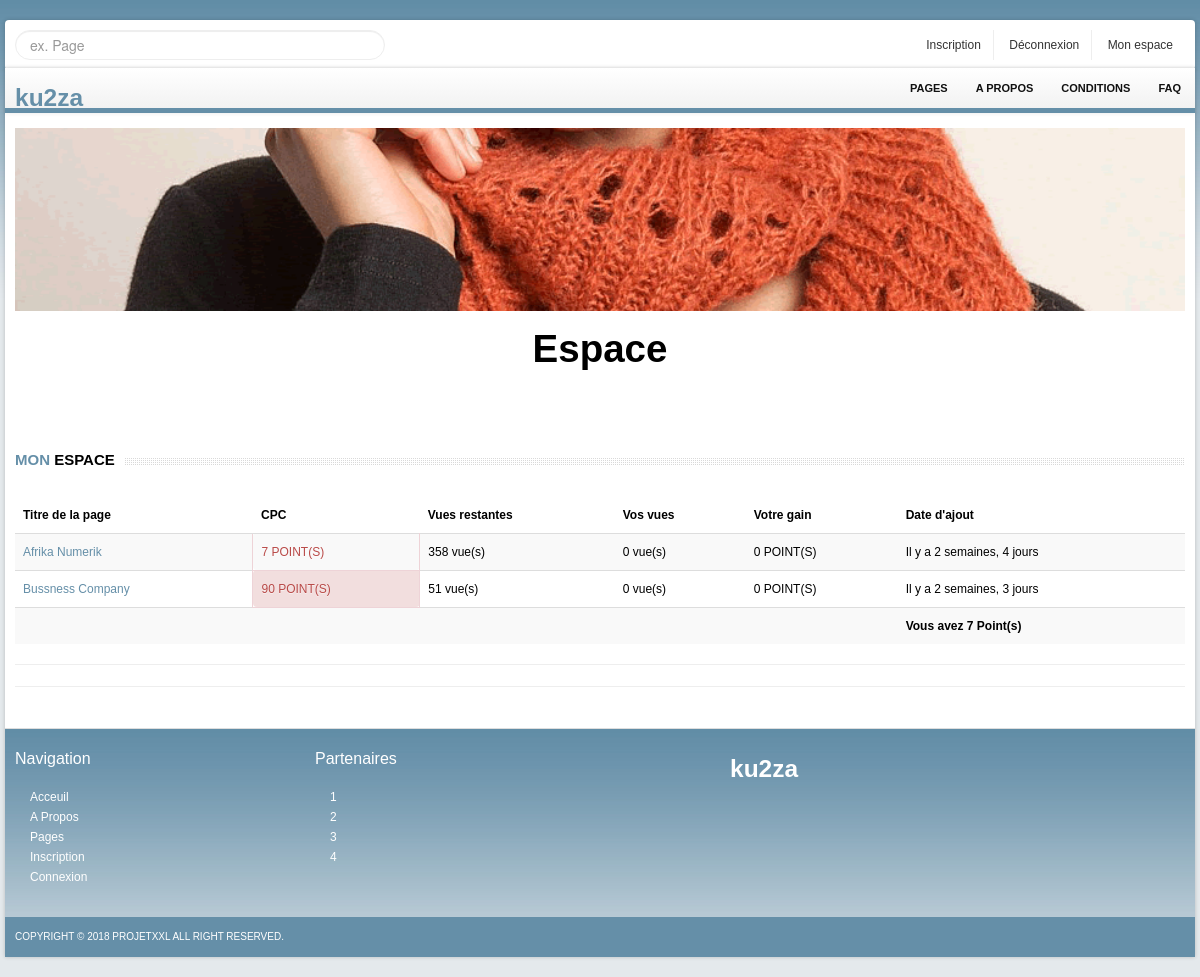
Page /index.php?p=espace&i=c4ca4238a0b923820dcc509a6f75849b (signed in) on the committed database.
### tables this page shows
CREATE TABLE `kna_page` (
  `id` int(20) NOT NULL,
  `id_annonceur` int(20) NOT NULL,
  `titre` varchar(50) NOT NULL,
  `description` text NOT NULL,
  `date_debut` datetime NOT NULL,
  `date_fin` datetime NOT NULL,
  `prix_page` int(11) NOT NULL,
  `nb_max` int(11) NOT NULL,
  `nb_vues` int(11) NOT NULL,
  `nb_share` int(11) NOT NULL,
  `breaked` tinyint(1) NOT NULL DEFAULT '0',
  `created_at` datetime NOT NULL
);

CREATE TABLE `kna_espace` (
  `id` int(11) NOT NULL,
  `id_page` text NOT NULL,
  `id_membre` int(11) NOT NULL,
  `nb_vue` int(11) NOT NULL DEFAULT '0',
  `som_page` double NOT NULL DEFAULT '0',
  `breaked` tinyint(1) NOT NULL DEFAULT '0',
  `created_at` datetime NOT NULL
);

CREATE TABLE `kna_compte` (
  `id` int(11) NOT NULL,
  `id_membre` int(11) NOT NULL,
  `somme` int(11) NOT NULL DEFAULT '0',
  `breaked` tinyint(1) NOT NULL DEFAULT '0',
  `created_at` date NOT NULL
);

### controls/banniere.php (called while the page is built)
<?php
require_once ('views/banniere.view.php');

### config/config.php (called while the page is built, shortened)
<?php
class Config
{
    static function getConnexion() {
        try {
            $Bdd = new PDO(DB_DNS, DB_USER, DB_PASSWORD,array(PDO::ATTR_ERRMODE => PDO::ERRMODE_WARNING));
        } catch(Exception $e) {
            die('Error : '.$e->getMessage());
        }
        return $Bdd;
    }
}

### modals/include.dao.php (called while the page is built, shortened)
<?php
require_once ('config/config.php');
class includeDao
{
    private $Bdd;
    public function __construct()
    {
        $this->Bdd = Config::getConnexion();
    }
    public function getSomCompte($id_membre){
        try
        {
            $request=$this->Bdd->prepare('SELECT somme FROM kna_compte WHERE md5(id_membre)=? and breaked=0');
            $request->execute(array($id_membre));
            $somme=$request->fetch(PDO::FETCH_OBJ);
            return $somme;
        }
        catch(Exception $e){
            die('Erreur : '.$e->getMessage());
        }
    }
    public function getEspace($id_membre){
        try
        {
            $request=$this->Bdd->prepare('SELECT * FROM kna_page kp
                                          INNER JOIN kna_espace ke
                                          WHERE md5(kp.id)= ke.id_page AND md5(ke.id_membre)=? AND ke.breaked=0');
            $request->execute(array($id_membre));
            $results=$request->fetchAll(PDO::FETCH_OBJ);
            return $results;
        }
        catch(Exception $e){
            die('Erreur : '.$e->getMessage());
        }
    }
    public function Date($datetime)
    {
        $now = time();
        $created = strtotime($datetime);
        $diff = $now - $created;
        $m = ($diff) / (60);
        $h = ($diff) / (60 * 60);
        $j = ($diff) / (60 * 60 * 24);
        $s = ($diff) / (60 * 60 * 24 * 7);
        if ($diff < 60) {
            return 'Il y a ' . $diff . ' secondes';
        } elseif ($m < 60) {
            $minute = (floor($m) == 1) ? 'minute' : 'minutes';
            return 'Il y a ' . floor($m) . ' ' . $minute;
        } elseif ($s < 5) {
            $semaine = (floor($s) <= 1) ? 'semaine' : 'semaines';
            $dateFormated = 'Il y a ' . floor($s) . ' ' . $semaine;
            if (floor($j - (floor($s)) * 7) != 0) {
                $jour = (floor($j) <= 1) ? 'jour' : 'jours';
                $dateFormated .= ', ' . floor($j - (floor($s)) * 7) . ' ' . $jour;
            }
            return $dateFormated;
        } else {
            return strftime("%d %B %Y à %H:%M", $created);
        }
    }
}

### views/espace.view.php (the view)
<section class="header_text sub">
    <?php require_once ('controls/banniere.php');?>
    <h1><span>Espace</span></h1>
</section>
<section class="main-content">
    <div class="row">
        <div class="span12">
            <h4 class="title"><span class="text"><strong>Mon</strong> Espace</span></h4>
            <?php if(sizeof($allPages)==0): ?>
                <div>
                    <h4 style="text-align: center; color: red;">Vous n'avez aucune page dans votre espace, vous avez 0 point.</h4>
                </div>
            <?php else:?>
            <table class="table table-striped">
                <thead>
                <tr>
                    <th>Titre de  la page</th>
                    <th>CPC</th>
                    <th>Vues restantes</th>
                    <th>Vos vues</th>
                    <th>Votre gain</th>
                    <th>Date d'ajout</th>
                </tr>
                </thead>
                <tbody>
                <?php foreach ($allPages as $page):;?>
                    <tr>
                        <td><a href="index.php?p=unit&r=<?php echo $page->id_page;?>&i=<?php echo $i;?>"><?php echo $page->titre;?></a></td>
                        <td class="alert alert-danger"><?php echo $page->prix_page .' POINT(S)';?></td>
                        <td><?php echo $page->nb_max-$page->nb_vues;?> vue(s)</td>
                        <td><?php echo $page->nb_vue;?> vue(s)</td>
                        <td><?php echo $page->som_page;?> POINT(S)</td>
                        <td><?php echo $includeDao->Date($page->created_at);?></td>
                    </tr>
                <?php endforeach;?>
                <tr>
                    <td>&nbsp;</td>
                    <td>&nbsp;</td>
                    <td>&nbsp;</td>
                    <td>&nbsp;</td>
                    <td>&nbsp;</td>
                    <td><strong><?php echo 'Vous avez '. $somme->somme .' Point(s)';?></strong></td>
                </tr>
                </tbody>
            </table>
            <?php endif;?>
            <hr>
            <hr/>
        </div>
    </div>
</section>

### partials/header.php (shortened to what this page needs)
<!DOCTYPE html>
<html lang="en">
<head>
    <link href="assets/bootstrap/css/bootstrap.min.css" rel="stylesheet">
    <link href="assets/bootstrap/css/bootstrap-responsive.min.css" rel="stylesheet">
    <link href="assets/themes/css/bootstrappage.css" rel="stylesheet"/>
    <link href="assets/themes/css/flexslider.css" rel="stylesheet"/>
    <link href="assets/themes/css/font-awesome.min.css" rel="stylesheet"/>
    <link href="assets/themes/css/main.css" rel="stylesheet"/>
    <link href="assets/themes/css/jquery.fancybox.css" rel="stylesheet"/>
</head>
<body>
        <div id="top-bar" class="container">
            <div class="row">
                <div class="span4">
                    <form method="POST" class="search_form">
                        <input type="text" class="input-block-level search-query" Placeholder="ex. Page">
                    </form>
                </div>
                <div class="span8">
                    <div class="account pull-right">
                        <ul class="user-menu">
                            <li><a href="index.php?p=register">Inscription</a></li>
                            <?php if(isset($_SESSION['kna_pseudo'],$_SESSION['kna_id']) && !empty($_SESSION['kna_pseudo']) && !empty($_SESSION['kna_id'])):?>
                                <li><a href="index.php?p=logout">Déconnexion</a></li>
                                <li><a href="index.php?p=espace&i=<?php echo md5($_SESSION['kna_id']);?>">Mon espace</a></li>
                            <?php else:?>
                                <li><a href="index.php?p=register">Connexion</a></li>
                            <?php endif;?>
                        </ul>
                    </div>
                </div>
            </div>
        </div>
        <div id="wrapper" class="container">
            <section class="navbar main-menu">
                <div class="navbar-inner main-menu">
                    <a href="index.php" class="logo pull-left"> <H3>ku2za</H3></a>
                    <nav id="menu" class="pull-right">
                        <ul>
                            <li>
                                <a href="index.php?p=pages">Pages</a>
                            </li>
                            <li><a href="index.php?p=apropos">A Propos</a></li>
                            <li><a href="index.php?p=conditions">conditions</a></li>
                            <li><a href="index.php?p=faq">faq</a></li>
                        </ul>
                    </nav>
                </div>
            </section>

### index.php (shortened to what this page needs)
<?php
include_once ('partials/header.php');
if (isset($_GET['p'])){
    $page = 'controls/'.$_GET['p'].'.php';
    if(file_exists($page)) {
            include_once($page);
    }else{
        header('Location:index.php?p=error&ms=404');
    }
}
else{
    $page = 'controls/main.php';
    include_once($page);
}
include_once ('partials/footer.php');

### controls/espace.php (shortened to what this page needs)
<?php
if(isset($_SESSION,$_GET) && sizeof($_SESSION>0) && isset($_SESSION['kna_pseudo'],$_SESSION['kna_id'])
    && !empty($_SESSION['kna_pseudo']) && !empty($_SESSION['kna_id']) && !empty($_GET['i'])) {
    require_once ('modals/include.dao.php');
    $includeDao=new includeDao();
    extract($_GET);
    extract($_SESSION);
    if($i==md5($kna_id)){
        $allPages=$includeDao->getEspace($i);
        $somme=$includeDao->getSomCompte($i);
        require_once ('views/espace.view.php');
    }
    else{
        header('Location:index.php?p=error&ms=403');
    }
}
else{
    echo '<script language="Javascript">
           <!--
                 document.location.replace("index.php");
           // -->
     </script>';
}

### views/banniere.view.php
<img class="pageBanner" src="contents/bannieres/pageBanner.png" alt="banniere" >

### partials/footer.php (shortened to what this page needs)
        <section id="footer-bar">
            <div class="row">
                <div class="span3">
                    <h4>Navigation</h4>
                    <ul class="nav">
                        <li><a href="./index.php">Acceuil</a></li>
                        <li><a href="./index.php?p=apropos">A Propos</a></li>
                        <li><a href="./index.php?p=pages">Pages</a></li>
                        <li><a href="./index.php?p=register">Inscription</a></li>
                        <li><a href="./index.php?p=register">Connexion</a></li>
                 </ul>
                </div>
                <div class="span4">
                    <h4>Partenaires</h4>
                    <ul class="nav">
                        <li><a href="#">1</a></li>
                        <li><a href="#">2</a></li>
                        <li><a href="#">3</a></li>
                        <li><a href="#">4</a></li>
                    </ul>
                </div>
                <div class="span5">
                    <a href="index.php" class="logo pull-left"> <H3>ku2za</H3></a>
                        <span class="social_icons">
							<a class="facebook" href="#">Facebook</a>
							<a class="twitter" href="#">Twitter</a>
							<a class="skype" href="#">Skype</a>
							<a class="vimeo" href="#">Vimeo</a>
						</span>
            </div>
             </div>
            </section>
            <section id="copyright">
                <span>Copyright &copy; <script>document.write(new Date().getFullYear());</script> PROJETXXL  All right reserved.</span>
            </section>
         </div>
    </body>
</html>

### assets/themes/css/main.css (style rules this page uses)
body { background:url(../images/bg2.jpg) repeat-x #e4e9ec top; padding:0; font-family:Arial, Helvetica, sans-serif; font-size:12px; margin:0px auto auto auto; color:#000; }
label, input, button, select, textarea { font-size: 12px; }
ul li a,a { color:#333; outline:0; -webkit-transition: all 0.2s linear; -moz-transition: all 0.2s linear; -o-transition: all 0.2s linear; -ms-transition: all 0.2s linear; transition: all 0.2s linear; }
a { color:#658FA8; }
#wrapper,#top-bar { background: #fff; margin: 20px auto 20px auto; box-shadow: 0px 0px 4px 0px rgba(0, 0, 0, 0.2); -moz-box-shadow: 0px 0px 4px 0px rgba(0, 0, 0, 0.2); -webkit-box-shadow: 0px 0px 4px 0px rgba(0, 0, 0, 0.2); padding:0px 10px; }
section.homepage-slider, section.navbar, section.google_map, section#footer-bar, section#copyright { margin-left: -10px; margin-right: -10px; }
section.header_text { text-align:center; padding:15px 0 20px 0; font-size:16px; line-height:30px; border-bottom:1px solid #fff; }
section.header_text.sub { font-size:14px; margin-bottom:40px; }
#top-bar { background-color:#fff; padding:10px; margin: 20px auto -22px auto; -webkit-border-radius: 4px; -moz-border-radius: 4px; border-radius: 4px; }
#top-bar .user-menu { margin: 0; padding: 0; list-style: none; }
#top-bar .user-menu li { display: inline-block; *display: inline; zoom: 1; border-right: 1px solid #eee; padding: 5px 12px; }
#top-bar .user-menu li:last-child { border-right:0; }
section#footer-bar, section#copyright { padding:10px 10px; }
section#footer-bar { margin-top:20px; padding-top:10px; background:url(../images/bg2.jpg) repeat-x; border-top:1px solid #ddd; color:#777; }
section#footer-bar a { text-indent:15px; color:#fff; }
section#footer-bar h4 { padding: 0; font-size: 16px; color: #fff; font-weight:normal; margin: 10px 0 18px; }
section#footer-bar .social_icons a { display: block; float: left; width: 29px; height: 28px; text-indent: -9999px; background-repeat: no-repeat; margin-right: 10px; -webkit-transition: all 0.4s; -moz-transition: all 0.4s; -o-transition: all 0.4s; -ms-transition: all 0.4s; transition: all 0.4s; }
section#footer-bar .social_icons a.twitter { background-position: -38px 0; }
section#footer-bar .social_icons a.skype { background-position: -76px 0; }
section#footer-bar .social_icons a.vimeo { background-position: -115px 0; }
section#copyright { background-color:#658FA8; color:#fff; font-size:10px; text-transform:uppercase; }
section.navbar { margin-bottom:0; }
.navbar-inner.main-menu { height: 40px; padding-left:10px; padding-right:0; border-right: 0; border-left: 0; border-top: 0; border-bottom:5px solid #658FA8; -webkit-border-radius: 0; -moz-border-radius: 0; border-radius: 0; filter: none; }
.navbar-inner.main-menu a.logo { position:absolute; }
#menu > ul { display: block; margin-left:0; }
#menu > ul > li { list-style: none; float: left; position: relative; margin-right: 0px; }
#menu > ul > li > a { font-size: 11px; color: #111; display: block; text-transform: uppercase; font-weight: bold; text-align: center; padding: 10px 14px; }
h4.title { background: url(../images/line_bar.png) 0 8px repeat-x; padding-bottom:5px; margin-bottom:15px; overflow:hidden; text-transform:uppercase; font-size:15px; min-height:27px; width:100%; }
h4.title strong { color:#658FA8; }
h4.title span.text { background-color:#fff; padding-right:10px; }
.search_form { margin-bottom:0; }
.search_form input { color:#000; text-shadow:none; padding-right:25px; border:1px solid #eee; }
._toggleMenu a { color:#fff; text-indent:10px; padding:5px 0; display:block; width:100%; }
._toggleMenu ul > li { text-transform:uppercase; }

### rows in the picture
kna_page: titre "Afrika Numerik", prix_page "7", $page->nb_max-$page->nb_vues "358", kna_espace.nb_vue "0", kna_espace.som_page "0", kna_espace.created_at "Il y a 2 semaines, 4 jours"
kna_page: titre "Bussness Company", prix_page "90", $page->nb_max-$page->nb_vues "51", kna_espace.nb_vue "0", kna_espace.som_page "0", kna_espace.created_at "Il y a 2 semaines, 3 jours"
kna_compte: somme "7"
